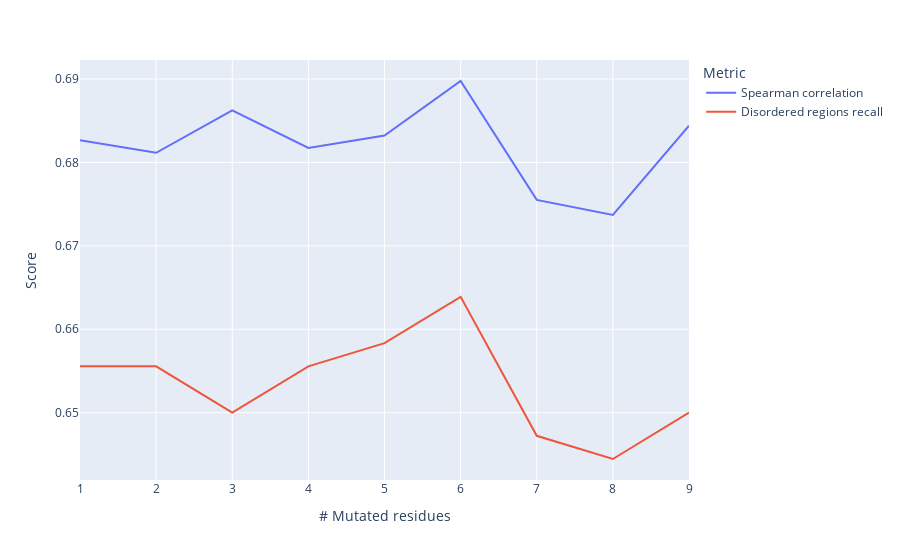

Notebook code for this chart:
### Code cell
fig = px.line(df_rand_show, x='# Mutated residues', y='Score', color='Metric')
fig.show()

### Figure 1 — Plotly figure (JSON) as saved in the notebook; plotly's stock layout.template omitted (floating-point values rounded to 4 significant figures)
{"data": [{"hovertemplate": "Metric=Spearman correlation<br># Mutated residues=%{x}<br>Score=%{y}<extra></extra>", "legendgroup": "Spearman correlation", "line": {"color": "#636efa", "dash": "solid"}, "marker": {"symbol": "circle"}, "mode": "lines", "name": "Spearman correlation", "orientation": "v", "showlegend": true, "type": "scatter", "x": [1, 2, 3, 4, 5, 6, 7, 8, 9], "xaxis": "x", "y": [0.6827, 0.6812, 0.6862, 0.6817, 0.6832, 0.6898, 0.6755, 0.6737, 0.6844], "yaxis": "y"}, {"hovertemplate": "Metric=Disordered regions recall<br># Mutated residues=%{x}<br>Score=%{y}<extra></extra>", "legendgroup": "Disordered regions recall", "line": {"color": "#EF553B", "dash": "solid"}, "marker": {"symbol": "circle"}, "mode": "lines", "name": "Disordered regions recall", "orientation": "v", "showlegend": true, "type": "scatter", "x": [1, 2, 3, 4, 5, 6, 7, 8, 9], "xaxis": "x", "y": [0.6556, 0.6556, 0.65, 0.6556, 0.6583, 0.6639, 0.6472, 0.6444, 0.65], "yaxis": "y"}], "layout": {"autosize": true, "legend": {"title": {"text": "Metric"}, "tracegroupgap": 0}, "margin": {"t": 60}, "xaxis": {"anchor": "y", "autorange": true, "domain": [0, 1], "range": [1, 9], "title": {"text": "# Mutated residues"}, "type": "linear"}, "yaxis": {"anchor": "x", "autorange": true, "domain": [0, 1], "range": [0.6419, 0.6923], "title": {"text": "Score"}, "type": "linear"}}}
